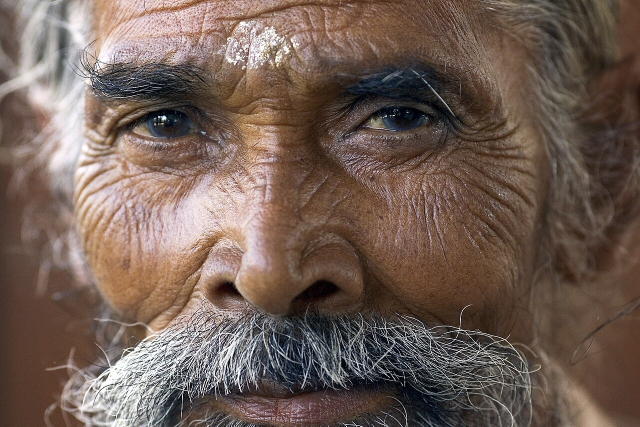
#> input picture samples/01_portrait.jpg, 1280 x 853 px (shown at 1/2 size)
$ python -i core.py   (imports and definitions only)   (older library calls are emulated)
#> lines starting #> are read from the running program, lines starting #| are printed output that depends on the picture
### cartoonify/cache.py
"""Thread-safe byte-bounded immutable cache for CPU pipeline intermediates."""
from collections import OrderedDict
import threading
import numpy as np

# [12 lines left out: functions size_bytes, freeze, not called in this run]

class ByteLRU:
    def __init__(self,budget):
        self.budget=budget; self.used=0; self.items=OrderedDict(); self.lock=threading.RLock(); self.hits=0; self.misses=0
    # [12 lines left out: function compute, not called in this run]
    def clear(self):
        with self.lock: self.items.clear();self.used=0;self.hits=self.misses=0
    def stats(self):
        with self.lock: return {'bytes':self.used,'budget':self.budget,'entries':len(self.items),'hits':self.hits,'misses':self.misses}

### cartoonify/core.py
"""Deterministic tiled CPU drawing, independent of UI/network; bundled CPU portrait stylizer and face locator."""
from dataclasses import dataclass, replace
from io import BytesIO
import hashlib
import json
import math
from pathlib import Path
import threading
import time
import cv2
import numpy as np
from PIL import Image, ImageOps, ImageCms
from .cache import ByteLRU

# [2 lines not run here, left out]
MAX_PIXELS=16_000_000
ANALYSIS_SIZE=1000
STYLES=['经典卡通','扁平插画','美式漫画','铅笔素描']
PRESETS=[(.35,5,16,1.),(.18,7,20,1.),(.65,6,8,1.04),(.90,5,16,1.02)]
CACHE=ByteLRU(112*1024**2)
_CV_LOCK=threading.RLock()

@dataclass(frozen=True)
class Params:
    outline: float=.5
    smooth: int=6
    colors: int=16
    contrast: float=1.03
    colored: bool=False
    protect: bool=True
    face_strength: float=.75
    outer: float=.8
    inner: float=.5
    dot_spacing: float=7.
    dot_angle: float=15.
    dot_opacity: float=0.
    pencil_shade: float=.48
    paper: float=.08
    face_boxes: str=''
    anime_mode: str='动漫增强'
    caricature_feature: str='鼻子'
    caricature_strength: float=.75

# [29 lines left out: functions normalized, load_image, not called in this run]

def resize(image,limit):
    h,w=image.shape[:2];scale=min(1.,limit/max(h,w))
    return cv2.resize(image,(max(1,round(w*scale)),max(1,round(h*scale))),interpolation=cv2.INTER_AREA) if scale<1 else image.copy()

def fingerprint(im): return hashlib.blake2b(memoryview(np.ascontiguousarray(im)),digest_size=16).hexdigest()

def contrast_image(im,contrast):
    lut=np.clip((np.arange(256,dtype=np.float32)-127.5)*contrast+127.5,0,255).astype(np.uint8)
    return cv2.LUT(im,lut)

def face_mask(image,manual='',details=False):
    h,w=image.shape[:2];mask=np.zeros((h,w),np.float32)
    small=resize(image,640);ratio=w/small.shape[1]
    with _CV_LOCK:
        detector=cv2.CascadeClassifier(cv2.data.haarcascades+'haarcascade_frontalface_default.xml')
        gray=cv2.cvtColor(small,cv2.COLOR_RGB2GRAY)
        found=detector.detectMultiScale(gray,scaleFactor=1.1,minNeighbors=5,minSize=(24,24))
        # A second cascade and equalized illumination rescue close crops/low contrast.
        alternate=cv2.CascadeClassifier(cv2.data.haarcascades+'haarcascade_frontalface_alt2.xml')
        candidates=list(found)+list(alternate.detectMultiScale(cv2.equalizeHist(gray),1.08,4,minSize=(24,24)))
        accepted=[]
        for candidate in sorted(candidates,key=lambda b:int(b[2])*int(b[3]),reverse=True):
            x,y,bw,bh=map(int,candidate)
            if not any(max(0,min(x+bw,a+c)-max(x,a))*max(0,min(y+bh,b+d)-max(y,b)) /
                       max(1,min(bw*bh,c*d))>.45 for a,b,c,d in accepted):
                accepted.append((x,y,bw,bh))
        found=accepted
    landmarks=[]
    model=Path(__file__).resolve().parents[1]/'models/face_detection_yunet_2023mar.onnx'
    if model.exists() and min(h,w)>=32:
        with _CV_LOCK:
            for limit in (320,640):
                detection=resize(image,limit);dh,dw=detection.shape[:2]
                net=cv2.FaceDetectorYN.create(str(model),'',(dw,dh),.7,.3,5000,cv2.dnn.DNN_BACKEND_OPENCV,cv2.dnn.DNN_TARGET_CPU)
                _,faces=net.detect(cv2.cvtColor(detection,cv2.COLOR_RGB2BGR))
                if faces is not None:
                    for face in faces:
                        # Tiny/flat inputs can produce invalid DNN coordinates.
                        # Reject them before integer conversion or drawing.
                        if not np.isfinite(face[:15]).all():continue
                        scaled=face[:4]*[w/dw,h/dh,w/dw,h/dh]
                        if np.max(np.abs(scaled))>4*max(h,w):continue
                        x,y,bw,bh=map(int,np.round(scaled))
                        if bw<=0 or bh<=0 or x+bw<=0 or y+bh<=0 or x>=w or y>=h:continue
                        box=np.array([x,y,bw,bh],dtype=np.int32)
                        points=face[4:14].reshape(5,2)*[w/dw,h/dh]
                        if np.max(np.abs(points))>4*max(h,w):continue
                        landmarks.append((box,points))
                    if landmarks:break
    boxes=[(round(x*ratio),round(y*ratio),round(bw*ratio),round(bh*ratio)) for x,y,bw,bh in found]
    # Prefer model boxes/landmarks; avoid a second shifted ellipse on the same face.
    model_boxes=[tuple(map(int,box)) for box,_ in landmarks]
    for x,y,bw,bh in boxes:
        if not any(max(0,min(x+bw,a+c)-max(x,a))*max(0,min(y+bh,b+d)-max(y,b))/max(1,min(bw*bh,c*d))>.35 for a,b,c,d in model_boxes):
            model_boxes.append((x,y,bw,bh))
    boxes=model_boxes
    if manual.strip():
        try:
            entries=json.loads(manual)
            if not isinstance(entries,list) or len(entries)>30: raise ValueError()
            for box in entries:
                if len(box)!=4 or not all(math.isfinite(float(v)) and 0<=float(v)<=1 for v in box): raise ValueError()
                x,y,bw,bh=map(float,box)
                if bw<=0 or bh<=0 or x+bw>1.001 or y+bh>1.001: raise ValueError()
                boxes.append((round(x*w),round(y*h),max(1,round(bw*w)),max(1,round(bh*h))))
        except (TypeError,ValueError,json.JSONDecodeError) as exc: raise ValueError('手动区域格式：[[x,y,宽,高]]，数值为 0～1，区域须位于图内') from exc
    for x,y,bw,bh in boxes: cv2.ellipse(mask,(x+bw//2,y+bh//2),(max(1,round(bw*.54)),max(1,round(bh*.57))),0,0,360,1.,-1)
    mask=cv2.GaussianBlur(mask,(0,0),max(1,min(h,w)*.012))
    result=(np.clip(mask,0,1),boxes)
    return (*result,landmarks) if details else result

# [226 lines left out: functions portrait_regions, merge_small_regions, fit_palette, map_palette, region_cleanup, quantize and 7 more, not called in this run]

>>> import cv2
>>> picture = cv2.cvtColor(cv2.imread('../samples/01_portrait.jpg'), cv2.COLOR_BGR2RGB)
>>> result = face_mask(picture)
#> in resize, `return cv2.resize(image,(max(1,round(w*scale)),max(1,round(h*scale))),..`:
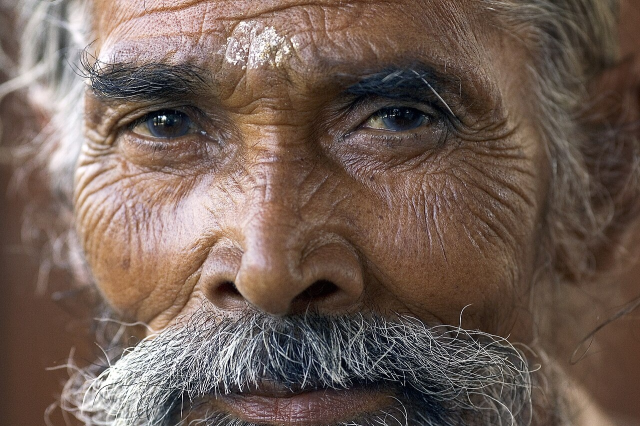
#> returned value: shape (426, 640, 3); mean of channels 0, 1, 2 113.7, 95, 85.5; drawn as R, G, B
#> in face_mask, `gray=cv2.cvtColor(small,cv2.COLOR_RGB2GRAY)`:
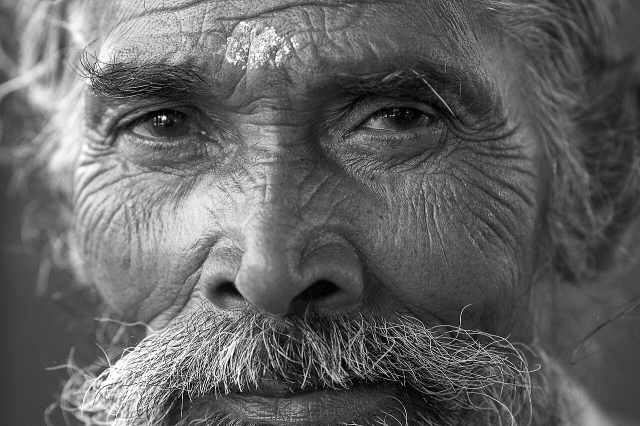
#> gray: shape (426, 640); min 0, max 255, mean 99.5
#> in face_mask, `found=detector.detectMultiScale(gray,scaleFactor=1.1,minNeighbors=5,mi..`: found = ()
#> in face_mask, `candidates=list(found)+list(alternate.detectMultiScale(cv2.equalizeHis..`: candidates = []
#> after the loop in face_mask, `for x,y,bw,bh in boxes: cv2.ellipse(mask,(x+bw//2,y+bh//2),(max(1,roun..`: mask: shape (853, 1280) float32; every value is 0

$ run again, on samples/03_portrait.jpg
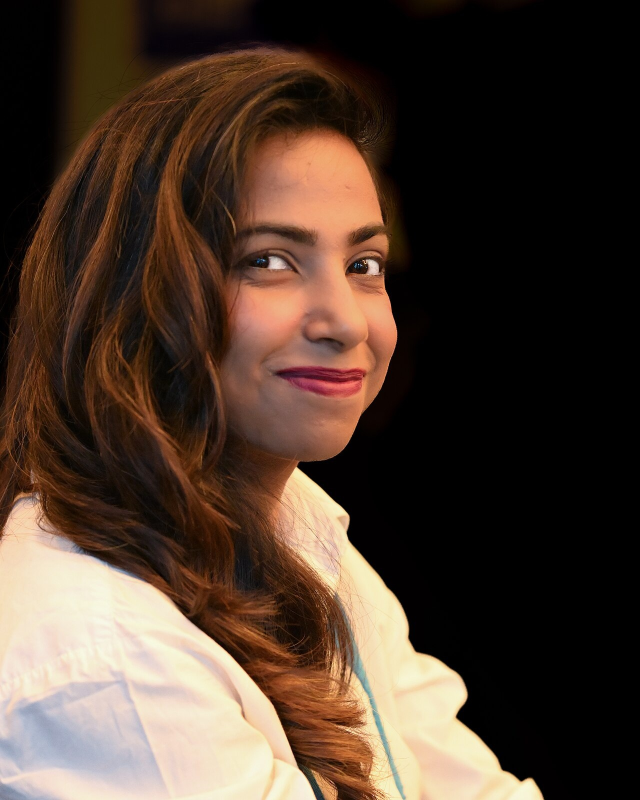
#> input picture samples/03_portrait.jpg, 1280 x 1600 px (shown at 1/2 size)
#> in face_mask, `gray=cv2.cvtColor(small,cv2.COLOR_RGB2GRAY)`:
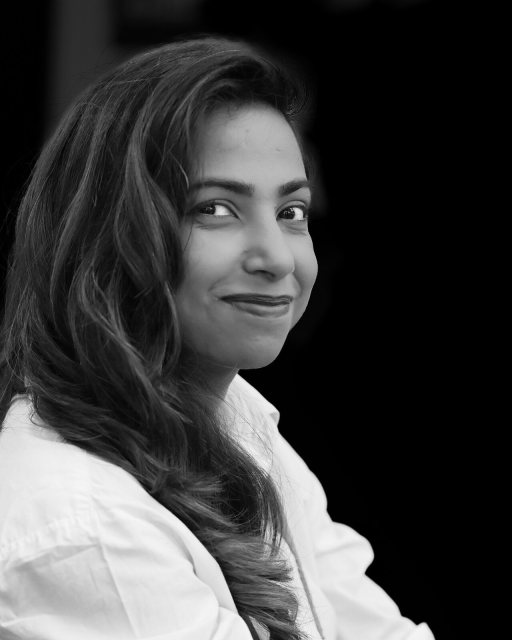
#> gray: shape (640, 512); min 0, max 246, mean 62.9
#> in face_mask, `found=detector.detectMultiScale(gray,scaleFactor=1.1,minNeighbors=5,mi..`: found = [[153, 128, 211, 211]]
#> candidates = [[153, 128, 211, 211], [155, 134, 204, 204]]
#> the loop in face_mask, `for candidate in sorted(candidates,key=lambda b:int(b[2])*int(b[3]),re..` made 2 passes
#> after the loop in face_mask, `for candidate in sorted(candidates,key=lambda b:int(b[2])*int(b[3]),re..`: accepted = [(153, 128, 211, 211)]
#> boxes = [(382, 320, 528, 528)]
#> in face_mask, `model_boxes=[tuple(map(int,box)) for box,_ in landmarks]`: model_boxes = []
#> the loop in face_mask, `for x,y,bw,bh in boxes:` made 1 pass
#> after the loop in face_mask, `for x,y,bw,bh in boxes:`: model_boxes = [(382, 320, 528, 528)]
#> the loop in face_mask, `for x,y,bw,bh in boxes: cv2.ellipse(mask,(x+bw//2,y+bh//2),(max(1,roun..` made 1 pass
#> in face_mask, `mask=cv2.GaussianBlur(mask,(0,0),max(1,min(h,w)*.012))`:
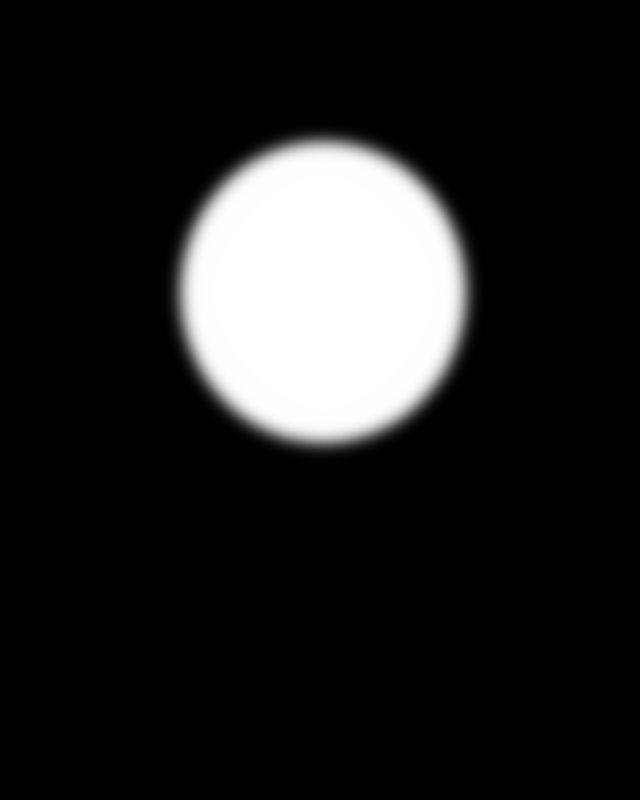
#> mask: shape (1600, 1280) float32 (shown at 1/2 size); min 0, max 1, mean 0.132

$ run again, on samples/05_portrait.jpg
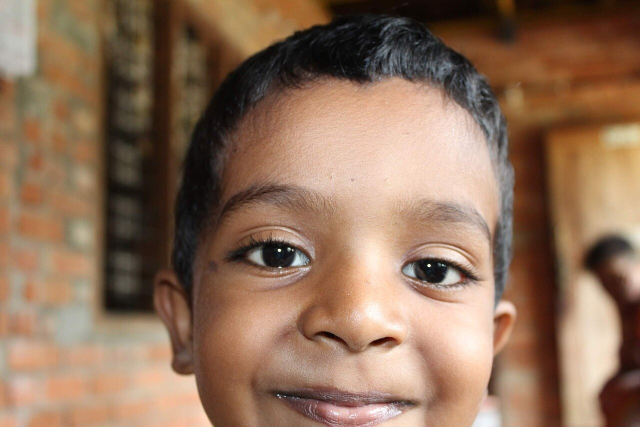
#> input picture samples/05_portrait.jpg, 1280 x 853 px (shown at 1/2 size)
#> in resize, `return cv2.resize(image,(max(1,round(w*scale)),max(1,round(h*scale))),..`:
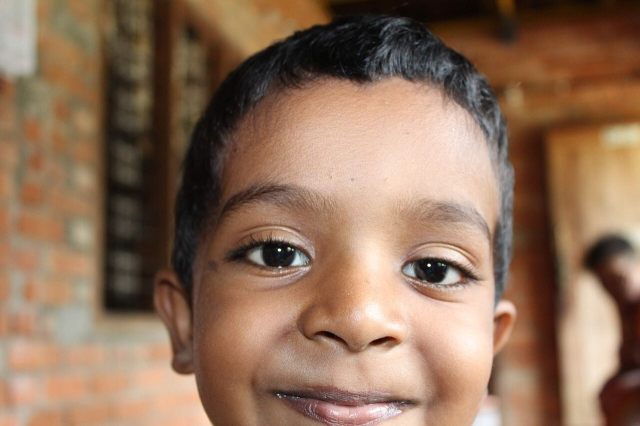
#> returned value: shape (426, 640, 3); mean of channels 0, 1, 2 142.9, 112.2, 89.9; drawn as R, G, B
#> in face_mask, `gray=cv2.cvtColor(small,cv2.COLOR_RGB2GRAY)`:
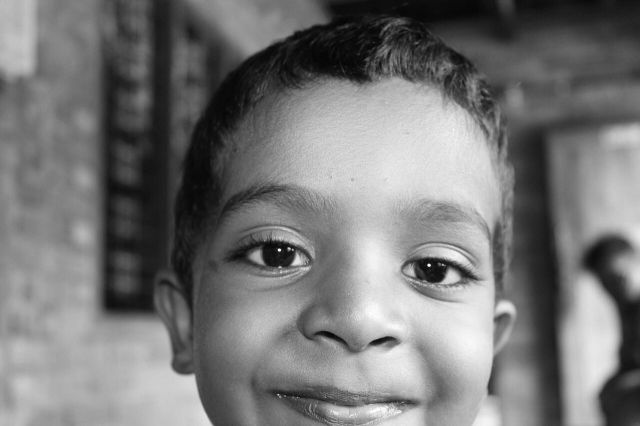
#> gray: shape (426, 640); min 5, max 255, mean 118.9
#> in face_mask, `found=detector.detectMultiScale(gray,scaleFactor=1.1,minNeighbors=5,mi..`: found = ()
#> candidates = []
